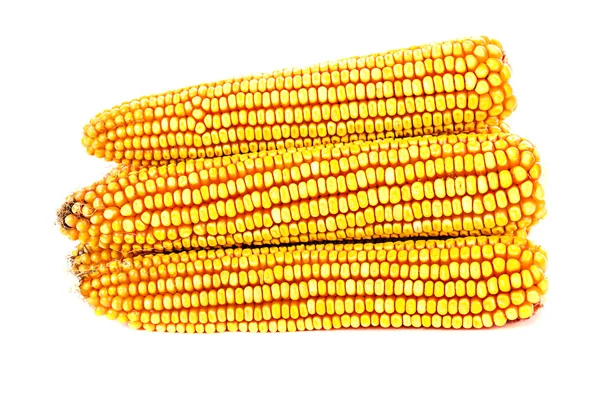
#> input picture images/corn/16.jpg, 600 x 400 px, found by its file name
$ python q.py
#> lines starting #> are read from the running program, lines starting #| are printed output that depends on the picture; after the words box and inside, x2 and y2 are one past the last pixel; in counts of white or black regions, pixels touching at a corner belong together
import cv2
import numpy as np

# Load the image
image = cv2.imread(r'C:\Users\C.GOUTHAM\Desktop\Deepcorn\images\corn\16.jpg')
#> image is the input picture: shape (400, 600, 3); mean B, G, R 154.9, 216.7, 244.2

# Convert the image to HSV color space
hsv_image = cv2.cvtColor(image, cv2.COLOR_BGR2HSV)
#> hsv_image: shape (400, 600, 3); mean H, S, V 12.3, 99.7, 244.3

# Define the lower and upper bounds for yellow color in HSV
lower_yellow = np.array([20, 100, 100])
upper_yellow = np.array([30, 255, 255])

# Create a mask for yellow color
mask = cv2.inRange(hsv_image, lower_yellow, upper_yellow)
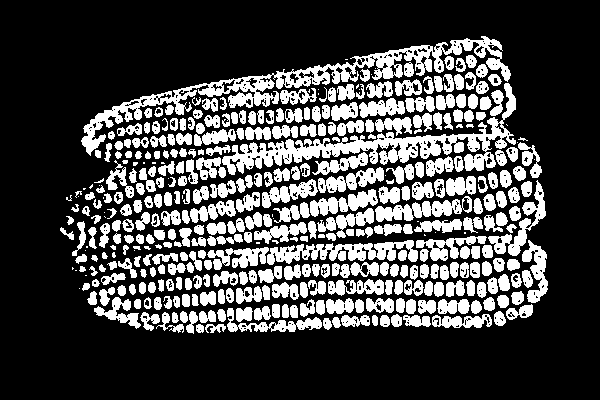
#> mask: shape (400, 600); 27.4% white; 396 white regions (45 under 20 px), largest, box (x1, y1, x2, y2) and area: (81, 36, 511, 156) 6395, (222, 83, 516, 175) 5522, (267, 240, 418, 265) 1869

# Apply the mask to the original image
yellow_image = cv2.bitwise_and(image, image, mask=mask)
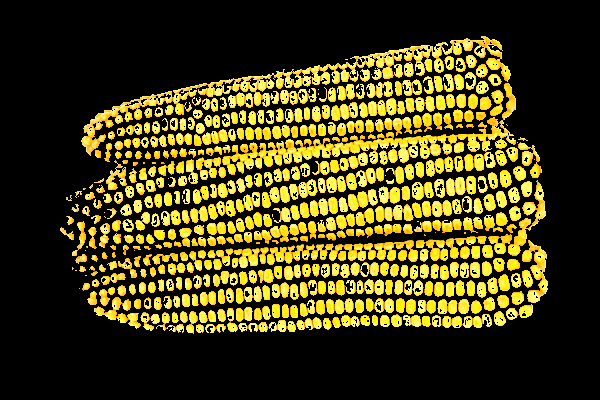
#> yellow_image: shape (400, 600, 3); mean B, G, R 18.9, 61.9, 68.8

# Display the yellow color image
cv2.imshow('Yellow Color Image', yellow_image)
cv2.waitKey(0)
cv2.destroyAllWindows()

$ run again, with images/corn/1.jpg copied over images/corn/16.jpg
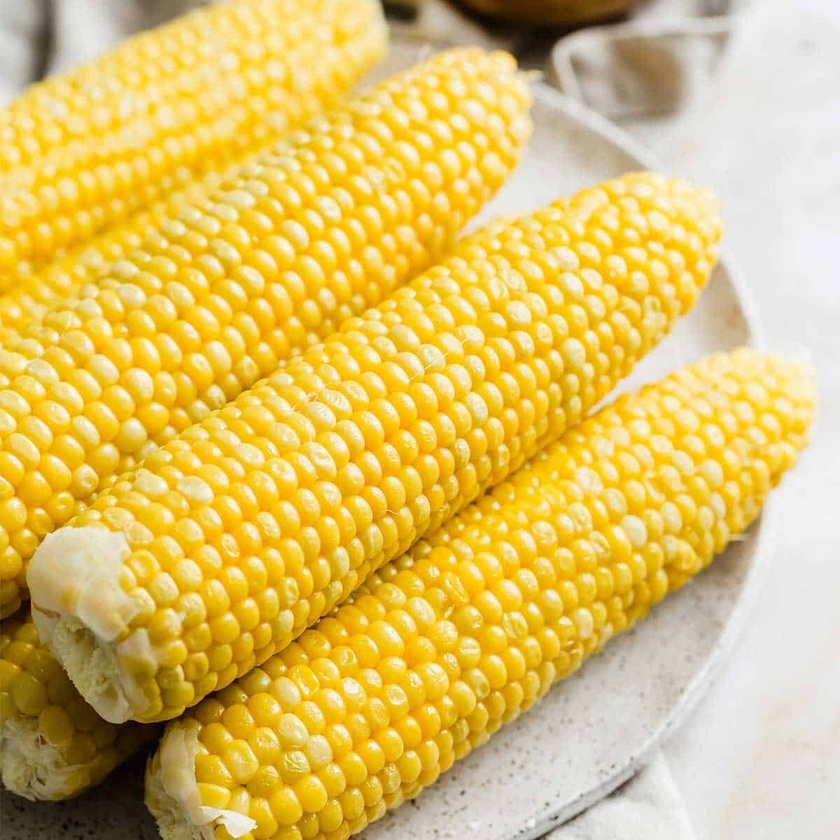
#> input picture images/corn/1.jpg, 840 x 840 px, shrunk from 1200 x 1200 before the run, found by its file name
#> image is the input picture: shape (840, 840, 3); mean B, G, R 104.5, 192.9, 221.9
#> hsv_image: shape (840, 840, 3); mean H, S, V 21.7, 135.6, 222
#> `mask = cv2.inRange(hsv_image, lower_yellow, upper_yellow)`:
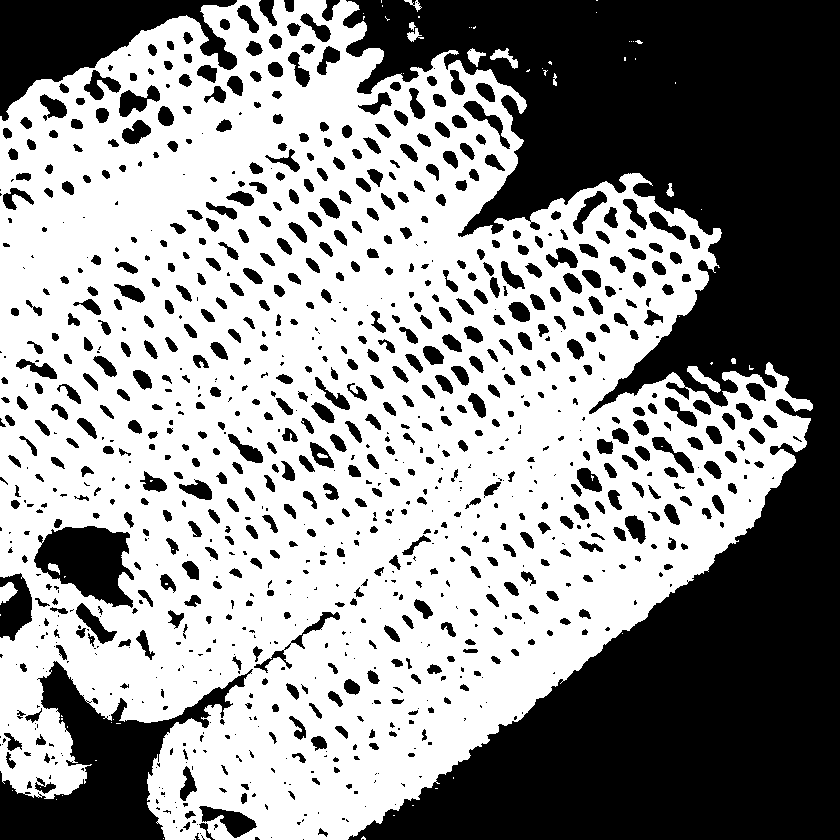
#> mask: shape (840, 840); 57.3% white; 999 black regions (378 under 20 px), largest, box (x1, y1, x2, y2) and area: (343, 0, 840, 840) 201746, (0, 661, 253, 840) 16468, (0, 0, 237, 121) 12643
#> `yellow_image = cv2.bitwise_and(image, image, mask=mask)`:
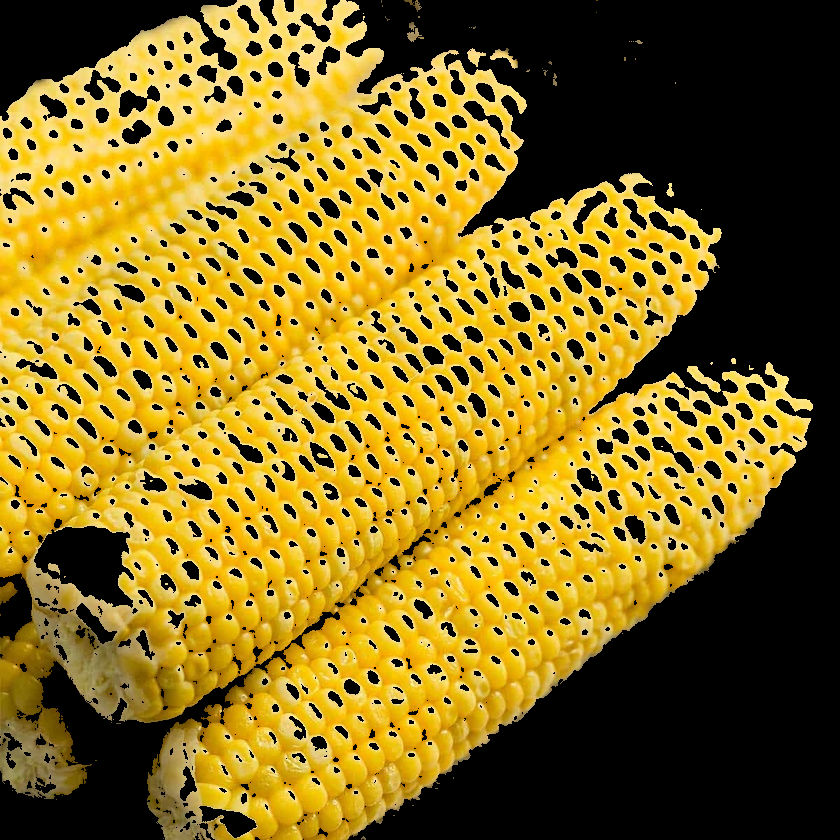
#> yellow_image: shape (840, 840, 3); mean B, G, R 29.5, 108.6, 133.4

$ run again, with images/corn/11.jpg copied over images/corn/16.jpg
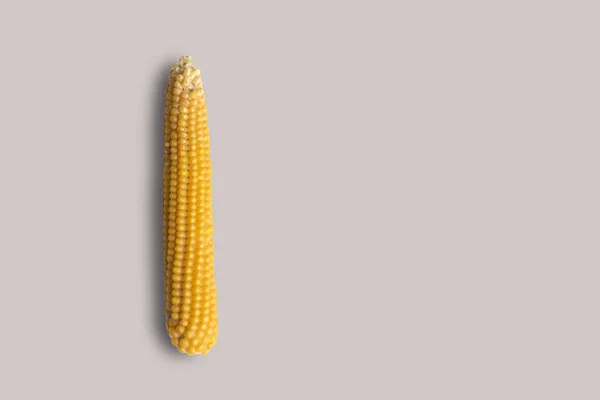
#> input picture images/corn/11.jpg, 600 x 400 px, found by its file name
#> image is the input picture: shape (400, 600, 3); mean B, G, R 189.2, 195.7, 206.9
#> hsv_image: shape (400, 600, 3); mean H, S, V 5.1, 22, 206.9
#> `mask = cv2.inRange(hsv_image, lower_yellow, upper_yellow)`:
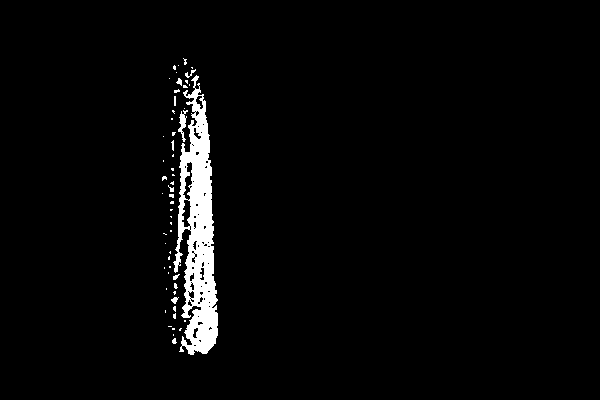
#> mask: shape (400, 600); 3% white; 56 white regions (46 under 20 px), largest, box (x1, y1, x2, y2) and area: (173, 75, 218, 355) 6516, (178, 110, 188, 142) 133, (185, 69, 196, 78) 34
#> `yellow_image = cv2.bitwise_and(image, image, mask=mask)`:
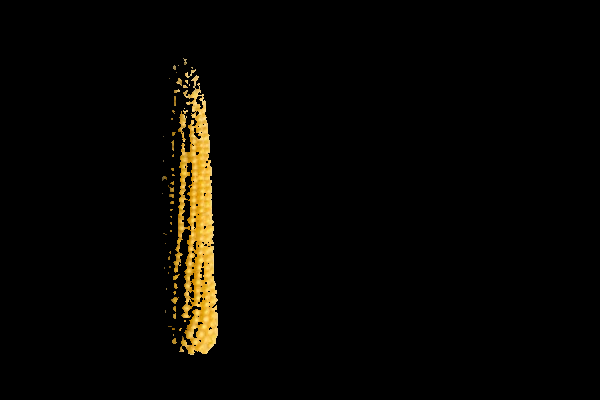
#> yellow_image: shape (400, 600, 3); mean B, G, R 1.8, 5.3, 6.8

$ run again, with images/corn/12.jpg copied over images/corn/16.jpg
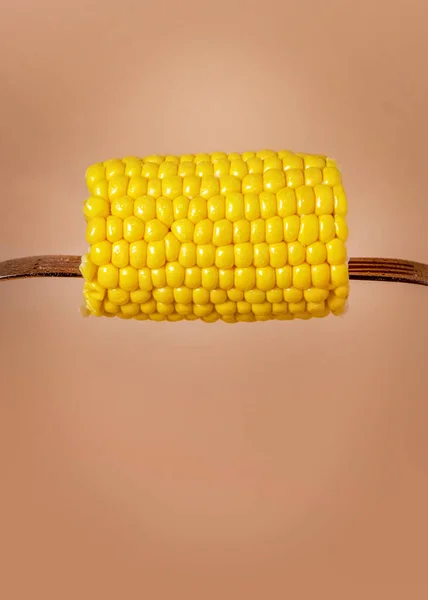
#> input picture images/corn/12.jpg, 428 x 600 px, found by its file name
#> image is the input picture: shape (600, 428, 3); mean B, G, R 95.1, 151.6, 204.3
#> hsv_image: shape (600, 428, 3); mean H, S, V 13.7, 134.8, 204.3
#> `mask = cv2.inRange(hsv_image, lower_yellow, upper_yellow)`:
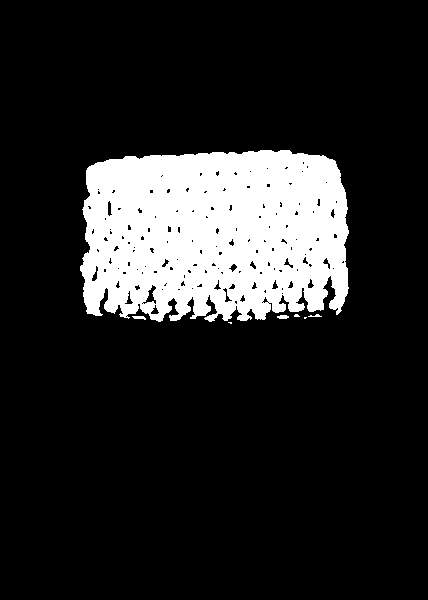
#> mask: shape (600, 428); 15.4% white; 7 white regions (3 under 20 px), largest, box (x1, y1, x2, y2) and area: (80, 150, 349, 322) 39412, (277, 315, 289, 319) 39, (132, 316, 146, 320) 38, (308, 314, 322, 317) 24
#> `yellow_image = cv2.bitwise_and(image, image, mask=mask)`:
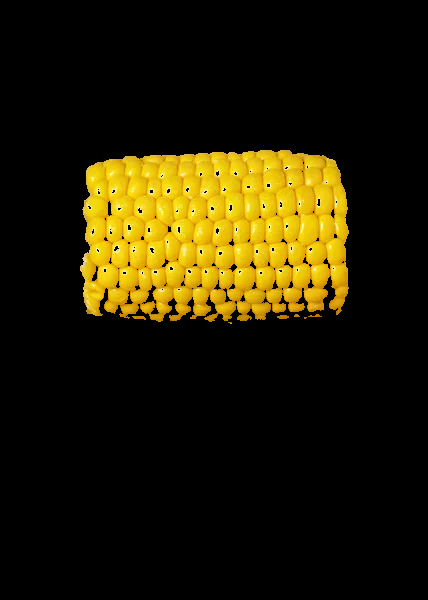
#> yellow_image: shape (600, 428, 3); mean B, G, R 2.7, 29, 35.7
